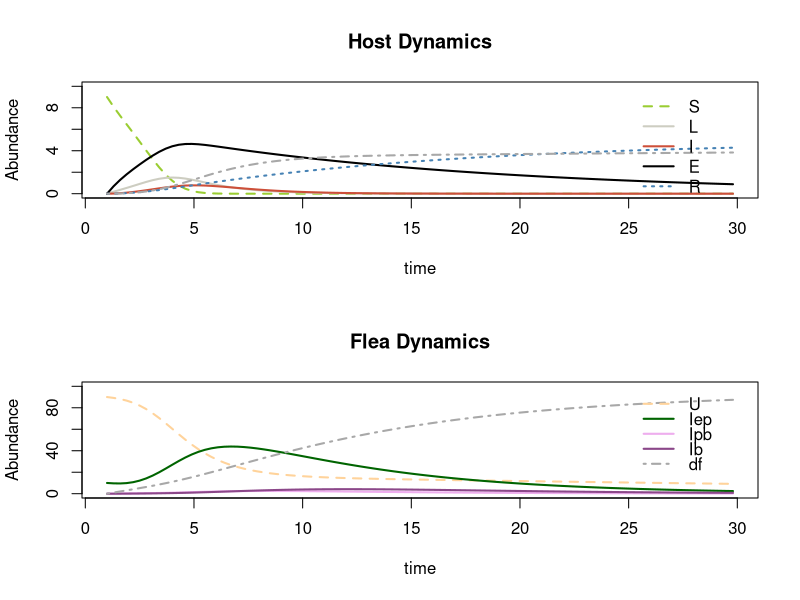
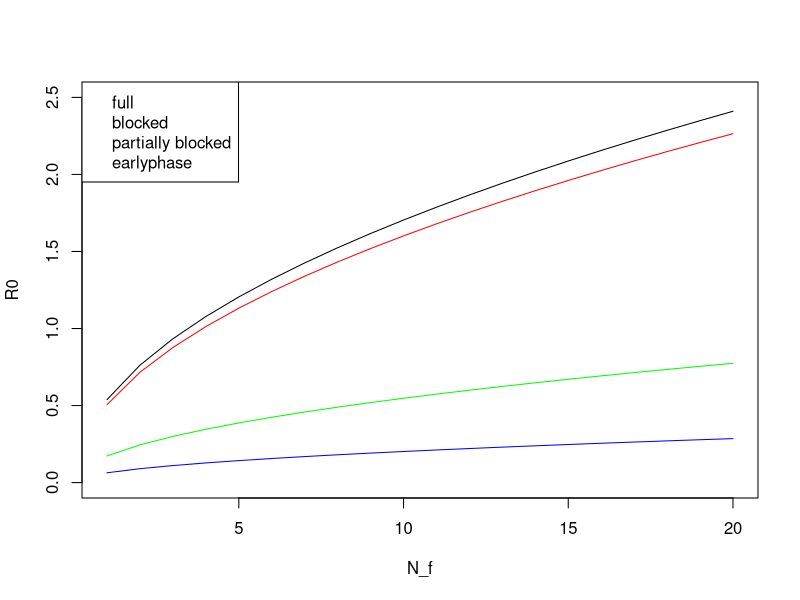
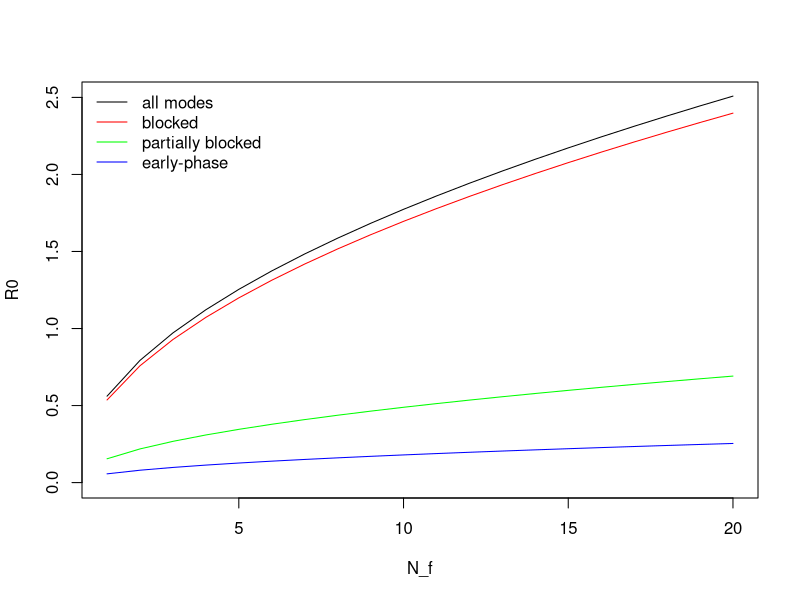

Write R code to recreate these figures, in order.
###############################################################################
### Model for Plague by Cedar Mitchell Spring 2017
### Exploring the importance of early-phase vs blocked fleas in transmission
###############################################################################


library(deSolve)

SIR.model=function(t,x,params){
  b = params["b"]           # biting rate of all fleas except blocked
  b_b = params["b_b"]       # biting rate of blocked fleas 
  mu = params["mu"]		      # natural mortality rate of rodent (uninfected) (mu_r in fig)
  p_ep = params["p_ep"]     # Proportion of ep fleas that transmit
  p_pb = params["p_pb"]     # Proportion of partially blocked fleas that transmit
  p_b = params["p_b"]       # Proportion of fully blocked fleas that transmit
  gamma = params["gamma"]		# recovery rate in rodent from low-dose flea infection
  epsilon = params["epsilon"]  #disease induced mortality rate in rodent from high-dose flea infection
  sigma = params["sigma"]   # rate to become infectious from latent class
  
  rho = params["rho"]       # transmisison efficiency of early phase fleas
  
  alpha = params["alpha"]     # proportion of fleas infected from host
  mu_f = params["mu_f"]       # natural mortality of flea
  mu_pb = params["mu_pb"]     # mortality of partially blocked flea
  mu_b = params["mu_b"]       # mortality of blocked flea
  
  lambdaA = params["lambdaA"] # rate of developing partial blockage from EP
  lambdaB = params["lambdaB"] # rate of clearing infection in EP (back to uninfected)
  lambdaC = params["lambdaC"] # rate of leaving EP (still infected but not enough to block)
  tau = params["tau"]         # rate of developing full blockage (from partial blockage)
  
  
  S=x[1]
  L=x[2]
  I=x[3]
  E=x[4]
  R=x[5]
  dr=x[6]
  
  
  U=x[7]
  Iep=x[8]
  Ipb=x[9]
  Ib=x[10]
  df=x[11]
  
  
  dS = -S*(b*p_pb*Ipb + b_b*p_b*Ib + b*p_ep*Iep) - mu*S   #Susceptible Rodent Pop
  dL = S*(b*p_pb*Ipb + b_b*p_b*Ib + b*p_ep*Iep*rho) - L*sigma  # doesn't have death here (-mu*L)   #infection of host, not yet infectious
  dI = sigma*L - I*epsilon  #infectious rodent hosts
  dE = S*b*p_ep*Iep*(1-rho) - E*(mu+gamma) #exposed rodents (non-infectious)
  dR = gamma*E - R*mu  # recovered rodents
  dr = mu*(S+R+E) + epsilon*I  #dead rodents
    
  dU = -b*alpha*U*I + (Iep*lambdaB) - U*mu_f   #Uninfected Flea pop
  dIep = b*alpha*U*I - ((Iep*lambdaB) + (Iep*lambdaC) + (Iep*lambdaA) + Iep*mu_f) #Infection of early phase fleas 
  dIpb = Iep*lambdaA - Ipb*(tau+mu_pb) #Infection of partially blocked fleas
  dIb = tau*Ipb - mu_b*Ib  #Infection of fully blocked fleas
  df = mu_f*(U+Iep) + (mu_pb*Ipb) + mu_b*Ib + Iep*lambdaC # lost fleas
  
  list(c(dS,dL,dI,dE,dR,dr, dU,dIep,dIpb,dIb,df))
  
}
          
    

times=seq(1,30,by=0.3)					#time steps to output
xstart=c(S=9, L=0, I=0, E=0, R=0, dr=0, U=90, Iep=10, Ipb=0, Ib=0, df=0)	#beginning population sizes

old.parms=c(         # all parameter values are specified in days
  b=0.48,             # biting rate of fleas (uninfected,early-phase, & partially blocked)
  b_b=0.9,            # biting rate of blocked fleas 
  mu=1/365,           # natural mortality rate of rodent (uninfected)
  p_ep=2/83,          # Proportion of ep fleas that transmit
  p_pb=5/26,          # Proportion of partially blocked fleas that transmit
  p_b=10/20,          # Proportion of fully blocked fleas that transmit
  sigma=1/2.6,        # rate to become infectious from latent class
  gamma=1/7,          # recovery rate in rodent from low-dose flea infection
  epsilon=1/2,        # disease induced mortality rate in rodent from high-dose flea infection
  rho=0.1,
  mu_f=1/20.6,        # natural mortality of flea
  alpha=19/20,        # proportion of fleas infected from host
  lambdaA=1/5.05,     # rate of developing partial blockage from EP
  lambdaB=1/3,        # rate of clearing infection in EP (back to uninfected)
  lambdaC=1/3,        # rate of leaving EP (still infected but not enough to block)
  mu_pb=1/12.3,       # mortality of partially blocked flea
  tau=1/4.8,          # rate of developing full blockage
  mu_b=1/6)	          # mortality of blocked flea

mouse.parms=c(         # all parameter values are specified in days
  b=0.39,             # biting rate of fleas (uninfected,early-phase, & partially blocked)
  b_b=0.9,            # biting rate of blocked fleas 
  mu=1/365,           # natural mortality rate of rodent (uninfected)
  p_ep=0.11,          # Proportion of ep fleas that transmit
  p_pb=0.17,          # Proportion of partially blocked fleas that transmit
  p_b=0.63,           # Proportion of fully blocked fleas that transmit
  sigma=0.5,          # rate to become infectious from latent class
  gamma=0.065,        # recovery rate in rodent from low-dose flea infection
  epsilon=0.8,        # disease induced mortality rate in rodent from high-dose flea infection
  rho=0.21,
  mu_f=0.029,        # natural mortality of flea
  alpha=0.97,        # proportion of fleas infected from host
  lambdaA=0.033,     # rate of developing partial blockage from EP
  lambdaB=0.049,     # rate of clearing infection in EP (back to uninfected)
  lambdaC=0.099,     # rate of leaving EP (still infected but not enough to block)
  mu_pb=0.19,        # mortality of partially blocked flea
  tau=0.42,          # rate of developing full blockage
  mu_b=0.22)	       # mortality of blocked flea

rat.parms=c(         # all parameter values are specified in days
  b=0.39,             # biting rate of fleas (uninfected,early-phase, & partially blocked)
  b_b=0.9,            # biting rate of blocked fleas 
  mu=1/365,           # natural mortality rate of rodent (uninfected)
  p_ep=0.09,          # Proportion of ep fleas that transmit
  p_pb=0.14,          # Proportion of partially blocked fleas that transmit
  p_b=0.73,           # Proportion of fully blocked fleas that transmit
  sigma=0.5,          # rate to become infectious from latent class
  gamma=0.065,        # recovery rate in rodent from low-dose flea infection
  epsilon=0.8,        # disease induced mortality rate in rodent from high-dose flea infection
  rho=0.21,
  mu_f=0.029,        # natural mortality of flea
  alpha=1,           # proportion of fleas infected from host
  lambdaA=0.044,     # rate of developing partial blockage from EP
  lambdaB=0.007,     # rate of clearing infection in EP (back to uninfected)
  lambdaC=0.058,     # rate of leaving EP (still infected but not enough to block)
  mu_pb=0.16,        # mortality of partially blocked flea
  tau=0.55,          # rate of developing full blockage
  mu_b=0.26)	       # mortality of blocked flea

out=lsoda(xstart, times, SIR.model, rat.parms)  #run the model

time=out[,1]
S=out[,2]
L=out[,3]
I=out[,4]	
E=out[,5]
R=out[,6]
dr=out[,7]

U=out[,8]
Iep=out[,9]
Ipb=out[,10]
Ib=out[,11]
df=out[,12]

par(mfrow=c(2,1))
plot(time,S,ylab="Abundance",xlab="time",type="l",col="olivedrab3",lwd=2,ylim=c(0,max(10)),lty=2)
lines(time,L,col="ivory3",lwd=2)
lines(time,I,col="tomato3",lwd=2)
lines(time,E,col="black",lwd=2)
lines(time,R,col="steelblue",lwd=2,lty=3)
lines(time,dr,col="grey66",lwd=2, lty=4)
legend(25,10,c("S","L","I","E","R","dr"),col=c("olivedrab3","ivory3","tomato3","black","steelblue","grey66"),bty="n",lty=c(2,1,1,1,3,4),lwd=2)
title(main="Host Dynamics")


plot(time,U,col="burlywood1",lwd=2,lty=2,ylab="Abundance",xlab="time", type="l",ylim=c(0,max(100)))
lines(time,Iep,col="darkgreen",lwd=2,lty=1)
lines(time,Ipb,col="plum2",lwd=2,lty=1)
lines(time,Ib,col="orchid4",lwd=2,lty=1)
lines(time,df,col="grey66",lwd=2, lty=4)
title(main="Flea Dynamics")


legend(25,100,c("U","Iep","Ipb","Ib","df"),col=c("burlywood1","darkgreen","plum2","orchid4","grey66"),bty="n",lty=c(2,1,1,1,4),lwd=2,x.intersp = 1, y.intersp = 0.75)
out





################################################### R0

#mouse
N_f = 1:20
N_r = 1
R0 <- with(as.list(mouse.parms), sqrt(((b*rho*p_ep + b*p_pb + b_b*p_b)*sigma/(epsilon*(sigma+mu))) * (b*alpha/(lambdaB + lambdaC + lambdaA + mu_f + tau + mu_pb + mu_b)) * N_r * N_f))

R0_ep <- with(as.list(mouse.parms), sqrt(((b*rho*p_ep + b*0 + b_b*0)*sigma/(epsilon*(sigma+mu))) * (b*alpha/(lambdaB + lambdaC + lambdaA + mu_f + tau + mu_pb + mu_b)) * N_r * N_f))

R0_pb <- with(as.list(mouse.parms), sqrt(((b*rho*0 + b*p_pb + b_b*0)*sigma/(epsilon*(sigma+mu))) * (b*alpha/(lambdaB + lambdaC + lambdaA + mu_f + tau + mu_pb + mu_b)) * N_r * N_f))

R0_b <- with(as.list(mouse.parms), sqrt(((b*rho*0 + b*0 + b_b*p_b)*sigma/(epsilon*(sigma+mu))) * (b*alpha/(lambdaB + lambdaC + lambdaA + mu_f + tau + mu_pb + mu_b)) * N_r * N_f))

par(mfrow=c(1,1))
plot(N_f,R0,type="l",ylim=c(0,2.5))
lines(N_f,R0_ep,col="blue")
lines(N_f,R0_pb,col="green")
lines(N_f,R0_b,col="red")
legend("topleft",c("full","blocked","partially blocked","earlyphase"))





#rat
N_f = 1:20
N_r = 1
R0 <- with(as.list(rat.parms), sqrt(((b*rho*p_ep + b*p_pb + b_b*p_b)*sigma/(epsilon*(sigma+mu))) * (b*alpha/(lambdaB + lambdaC + lambdaA + mu_f + tau + mu_pb + mu_b)) * N_r * N_f))

R0_ep <- with(as.list(rat.parms), sqrt(((b*rho*p_ep + b*0 + b_b*0)*sigma/(epsilon*(sigma+mu))) * (b*alpha/(lambdaB + lambdaC + lambdaA + mu_f + tau + mu_pb + mu_b)) * N_r * N_f))

R0_pb <- with(as.list(rat.parms), sqrt(((b*rho*0 + b*p_pb + b_b*0)*sigma/(epsilon*(sigma+mu))) * (b*alpha/(lambdaB + lambdaC + lambdaA + mu_f + tau + mu_pb + mu_b)) * N_r * N_f))

R0_b <- with(as.list(rat.parms), sqrt(((b*rho*0 + b*0 + b_b*p_b)*sigma/(epsilon*(sigma+mu))) * (b*alpha/(lambdaB + lambdaC + lambdaA + mu_f + tau + mu_pb + mu_b)) * N_r * N_f))

par(mfrow=c(1,1))
plot(N_f,R0,type="l",ylim=c(0,2.5))
lines(N_f,R0_ep,col="blue")
lines(N_f,R0_pb,col="green")
lines(N_f,R0_b,col="red")
legend("topleft",c("all modes","blocked","partially blocked","early-phase"),col=c("black","red","green","blue"),lty=1,bty="n")
